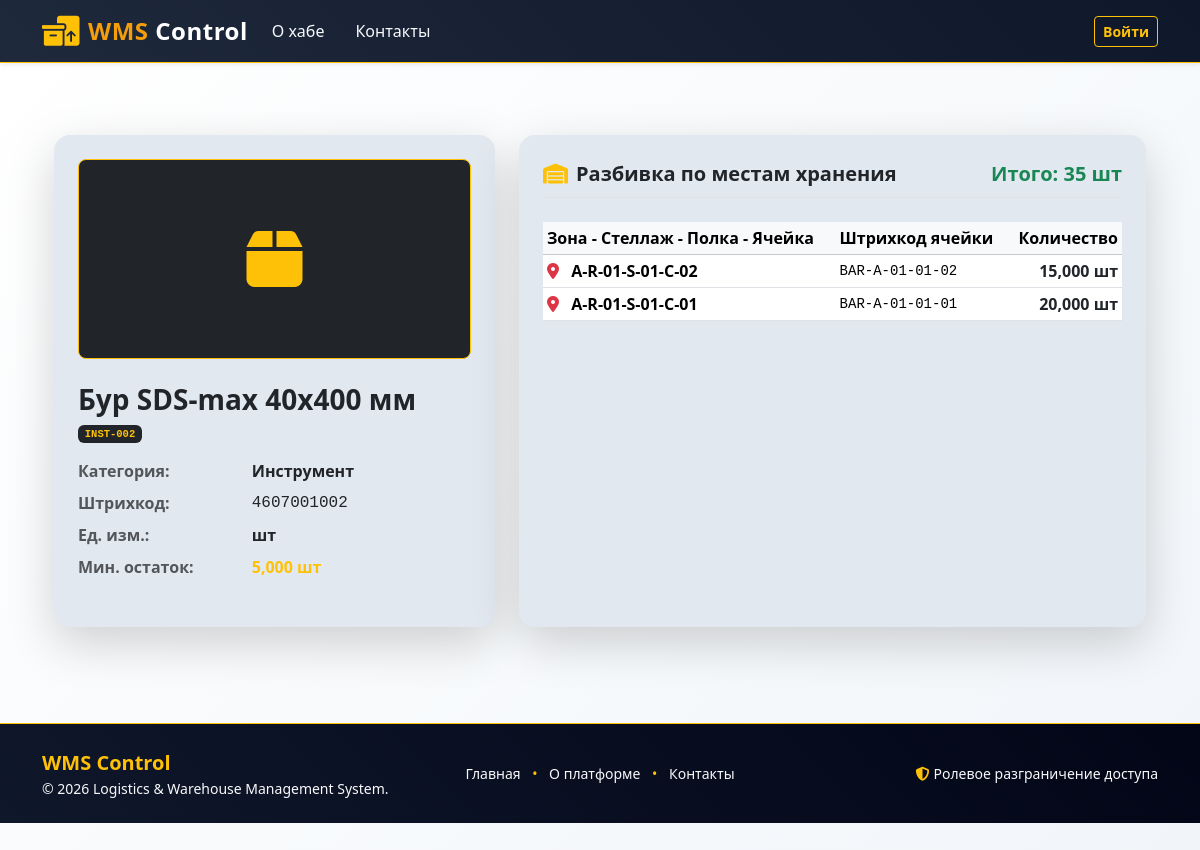
Screenshot of /inventory/product/2/ with the database file from the repository.
### inventory/models.py (models this page shows, shortened)
class Product(models.Model):
    category = models.ForeignKey(
        Category,
        on_delete=models.CASCADE,
        related_name='products',
        verbose_name=_('Category')
    )
    sku = models.CharField(_('SKU / Article'), max_length=50, unique=True)
    barcode = models.CharField(_('Barcode'), max_length=100, unique=True, blank=True, null=True)
    name = models.CharField(_('Product name'), max_length=200)
    unit = models.CharField(_('Unit of measurement'), max_length=20, default='pcs')
    min_stock = models.DecimalField(_('Minimum stock balance'), max_digits=12, decimal_places=3, default=0)
    description = models.TextField(_('Description'), blank=True)
    image = models.ImageField(_('Product image'), upload_to='products/', blank=True, null=True)
    is_active = models.BooleanField(_('Is active status'), default=True)
    class Meta:
        verbose_name = _('Product')
        verbose_name_plural = _('Products')
        ordering = ['name']

class Category(models.Model):
    name = models.CharField(_('Category name'), max_length=100)
    description = models.TextField(_('Description'), blank=True)
    display_order = models.IntegerField(_('Display order'), default=0)
    class Meta:
        verbose_name = _('Category')
        verbose_name_plural = _('Categories')
        ordering = ['display_order', 'name']

class StockBalance(models.Model):
    product = models.ForeignKey(
        Product,
        on_delete=models.CASCADE,
        related_name='balances',
        verbose_name=_('Product')
    )
    location = models.ForeignKey(
        StorageLocation,
        on_delete=models.CASCADE,
        related_name='balances',
        verbose_name=_('Storage location')
    )
    quantity = models.DecimalField(_('Current quantity'), max_digits=12, decimal_places=3, default=0)
    class Meta:
        verbose_name = _('Stock balance')
        verbose_name_plural = _('Stock balances')
        unique_together = ('product', 'location')

class StorageLocation(models.Model):
    zone = models.CharField(_('Warehouse zone'), max_length=50)
    rack = models.CharField(_('Rack'), max_length=50)
    shelf = models.CharField(_('Shelf / Level'), max_length=50)
    cell = models.CharField(_('Cell / Position'), max_length=50)
    barcode = models.CharField(_('Location barcode'), max_length=100, unique=True, blank=True, null=True)
    class Meta:
        verbose_name = _('Storage location')
        verbose_name_plural = _('Storage locations')
        ordering = ['zone', 'rack', 'shelf', 'cell']
        unique_together = ('zone', 'rack', 'shelf', 'cell')
    def __str__(self):
        return f"{self.zone}-{self.rack}-{self.shelf}-{self.cell}"

### inventory/views.py (the view)
# urls.py: path('product/<int:id>/', views.product_details, name='product_details'),
def product_details(request, id):
    product = get_object_or_404(Product, id=id)
    balances = StockBalance.objects.filter(product=product).select_related('location')
    total_quantity = balances.aggregate(total=Sum('quantity'))['total'] or 0
    context = {
        'product': product,
        'balances': balances,
        'total_quantity': total_quantity,
        'is_low_stock': total_quantity <= product.min_stock,
    }
    return render(request, 'inventory/product_details.html', context)

### templates/inventory/product_details.html (shortened to what this page needs)
{% extends 'base.html' %}
{% load i18n %}
{% block content %}
<div class="container py-4 py-lg-5">
    <div class="row g-4">
        <div class="col-12 col-md-5">
            <div class="card border-0 shadow-lg rounded-4 p-4 h-100" style="background-color: var(--card-background-color-dark, #ffffff);">
                <div class="text-center mb-4">
                    {% if product.image %}
                        <img src="{{ product.image.url }}" alt="{{ product.name }}" class="img-fluid rounded-3 border" style="max-height: 220px; object-fit: contain;">
                    {% else %}
                        <div class="bg-dark text-warning rounded-3 d-inline-flex align-items-center justify-content-center p-5 border border-warning" style="width: 100%; height: 200px;">
                            <i class="fa-solid fa-box fa-4x"></i>
                        </div>
                    {% endif %}
                </div>
                <h3 class="fw-bold mb-1">{{ product.name }}</h3>
                <p class="text-muted small mb-3"><span class="badge bg-dark text-warning font-monospace">{{ product.sku }}</span></p>
                <dl class="row fs-6 mb-3">
                    <dt class="col-sm-5 text-muted">{% translate "Category" %}:</dt>
                    <dd class="col-sm-7 fw-semibold">{{ product.category.name }}</dd>
                    <dt class="col-sm-5 text-muted">{% translate "Barcode" %}:</dt>
                    <dd class="col-sm-7 font-monospace">{{ product.barcode|default:"—" }}</dd>
                    <dt class="col-sm-5 text-muted">{% translate "Unit" %}:</dt>
                    <dd class="col-sm-7 fw-semibold">{{ product.unit }}</dd>
                    <dt class="col-sm-5 text-muted">{% translate "Min Stock" %}:</dt>
                    <dd class="col-sm-7 fw-semibold text-warning">{{ product.min_stock }} {{ product.unit }}</dd>
                </dl>
            </div>
        </div>
        <div class="col-12 col-md-7">
            <div class="card border-0 shadow-lg rounded-4 p-4 h-100" style="background-color: var(--card-background-color-dark, #ffffff);">
                <div class="d-flex justify-content-between align-items-center mb-4 pb-2 border-bottom">
                    <h5 class="fw-bold mb-0"><i class="fa-solid fa-warehouse text-warning me-2"></i>{% translate "Stock Locations Breakdown" %}</h5>
                    <span class="fs-5 fw-bold {% if is_low_stock %}text-danger{% else %}text-success{% endif %}">
                        {% translate "Total" %}: {{ total_quantity }} {{ product.unit }}
                    </span>
                </div>
                <div class="table-responsive">
                    <table class="table table-sm table-hover align-middle">
                        <thead class="table-light">
                            <tr>
                                <th>{% translate "Zone - Rack - Shelf - Cell" %}</th>
                                <th>{% translate "Cell Barcode" %}</th>
                                <th class="text-end">{% translate "Quantity" %}</th>
                            </tr>
                        </thead>
                        <tbody>
                            {% for balance in balances %}
                                <tr>
                                    <td class="fw-bold">
                                        <i class="fa-solid fa-location-dot text-danger me-2"></i>
                                        {{ balance.location }}
                                    </td>
                                    <td class="font-monospace small">{{ balance.location.barcode|default:"—" }}</td>
                                    <td class="text-end fw-bold text-dark fs-6">{{ balance.quantity }} {{ product.unit }}</td>
                                </tr>
                            {% empty %}
                                <tr>
                                    <td colspan="3" class="text-center py-4 text-muted">
                                        {% translate "This product is currently out of stock in all warehouse cells." %}
                                    </td>
                                </tr>
                            {% endfor %}
                        </tbody>
                    </table>
                </div>
            </div>
        </div>
    </div>
</div>
{% endblock %}

### static/css/site.css (style rules this page uses)
:root { --navbar-background-color-light: #1E293B; --navbar-background-color-dark: #0F172A; --navbar-text-color-light: #F8FAFC; --navbar-text-color-dark: #F59E0B; --header-background-color-light: #F8FAFC; --header-background-color-dark: #E2E8F0; --header-text-color-light: #1E293B; --header-text-color-dark: #0F172A; --main-background-color-light: #FFFFFF; --main-background-color-dark: #F1F5F9; --main-text-color: #334155; --main-header-color: #0F172A; --card-background-color-light: #FFFFFF; --card-background-color-dark: #E2E8F0; --card-text-color-light: #1E293B; --card-text-color-dark: #0F172A; --table-background-color-light: #FFFFFF; --table-background-color-dark: #F8FAFC; --table-text-color: #1E293B; --footer-background-color-light: #0F172A; --footer-background-color-dark: #020617; --footer-text-color-light: #94A3B8; --footer-text-color-dark: #E2E8F0; --star-size: 30px; --star-color: #F59E0B; --star-background: #64748B; }
html { font-size: 14px; }
@media (min-width: 768px) { html { font-size: 16px; } }
html { position: relative; min-height: 100%; }
body { margin-bottom: 60px; color: var(--main-text-color); background-image: linear-gradient(135deg, var(--main-background-color-light), var(--main-background-color-dark)); background-attachment: fixed; }

### rows the page displays
Product: name "Бур SDS-max 40x400 мм", sku "INST-002", category.name "Инструмент", barcode "4607001002", unit "шт", min_stock "5,000"
StockBalance: location "A-R-01-S-01-C-02", location.barcode "BAR-A-01-01-02", quantity "15,000"
StockBalance: location "A-R-01-S-01-C-01", location.barcode "BAR-A-01-01-01", quantity "20,000"

### other values shown
{{ total_quantity }} "35"
